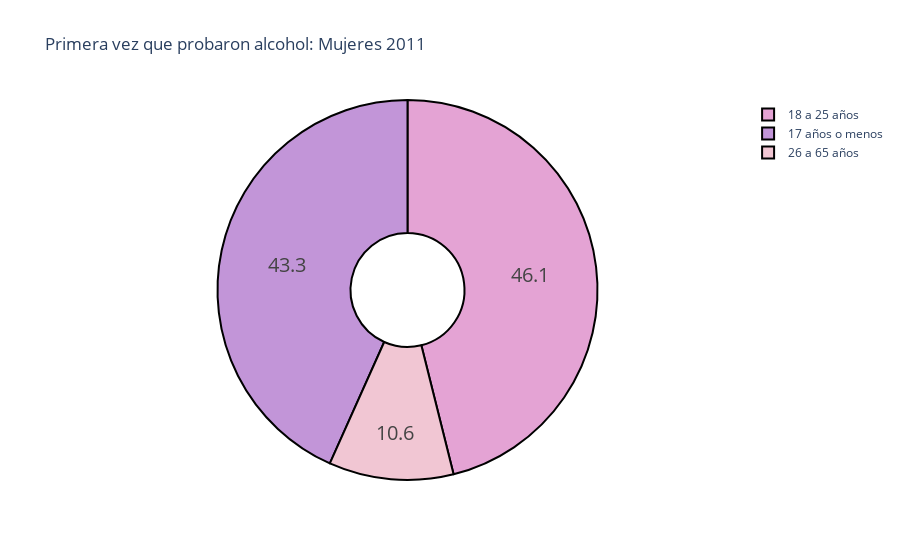

The notebook cell saved with this chart:
### Code cell
colors = ['#c295d8', '#e4a3d4', '#f1c6d3']
fig = go.Figure(data=[go.Pie(labels=labels, values=mujeres2011)])
fig.update_traces(hoverinfo='label+percent', textinfo='value', textfont_size=20, hole=.3,
                  marker=dict(colors=colors, line=dict(color='#000000', width=2)))
fig.update_layout(
    title_text="Primera vez que probaron alcohol: Mujeres 2011")
fig.show()

### Figure 1 — Plotly figure (JSON) as saved in the notebook; plotly's stock layout.template omitted (floating-point values rounded to 4 significant figures)
{"data": [{"hole": 0.3, "hoverinfo": "label+percent", "labels": ["17 años o menos", "18 a 25 años", "26 a 65 años"], "marker": {"colors": ["#c295d8", "#e4a3d4", "#f1c6d3"], "line": {"color": "#000000", "width": 2}}, "textfont": {"size": 20}, "textinfo": "value", "type": "pie", "values": [43.3, 46.1, 10.6]}], "layout": {"title": {"text": "Primera vez que probaron alcohol: Mujeres 2011"}}}
